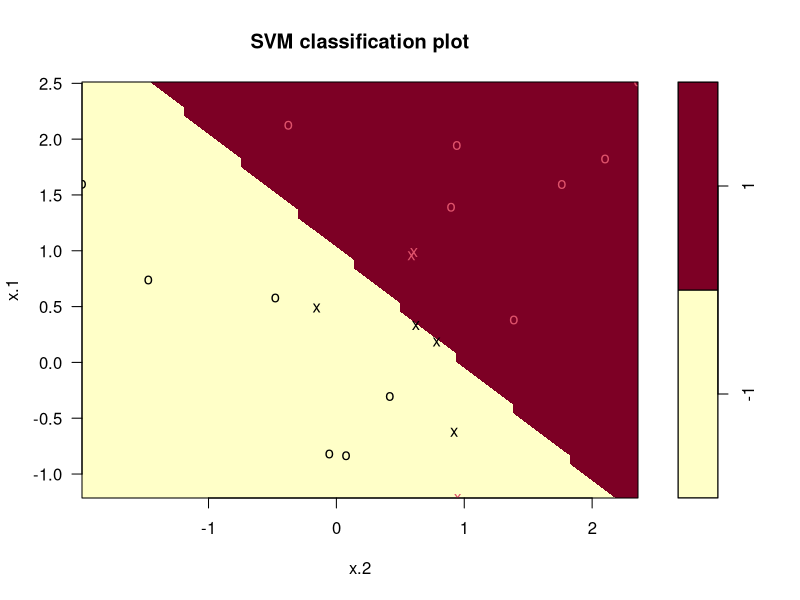
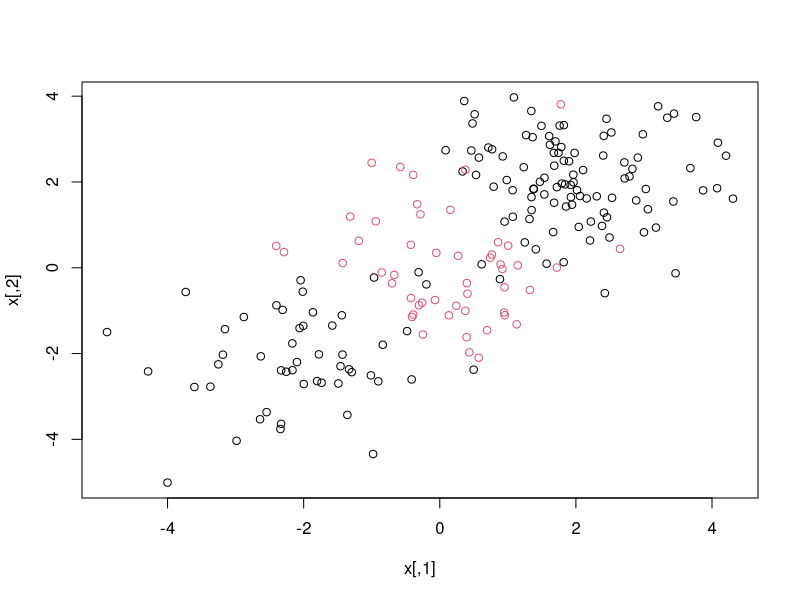
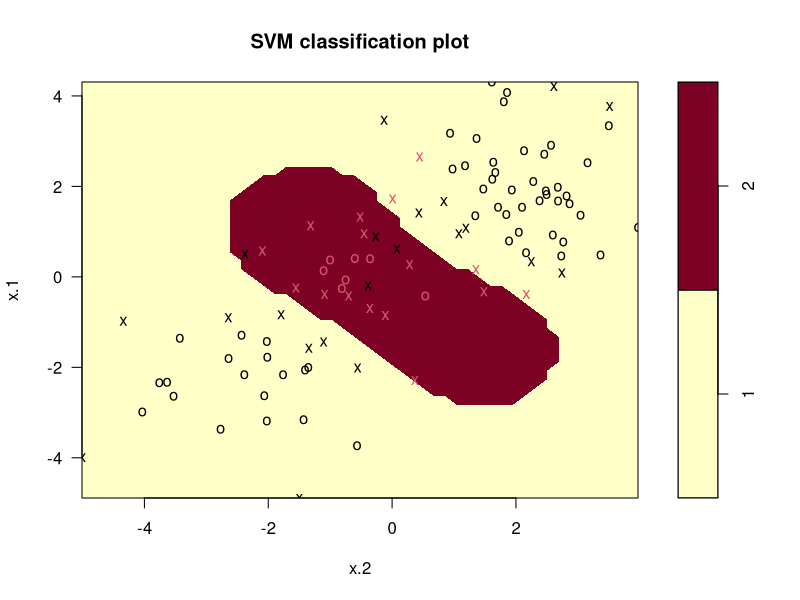

Generate these figures, in order, with R:
# Try support vector machine algorithm in R.
# methods() # checking possible methods of a generic function
# getAnywhere() # checking source code for a method


# simulate data
set.seed(1)
x = matrix(rnorm(20*2), ncol=2)
y = c(rep(-1, 10), rep(1, 10))

x[y==1, ] = x[y==1, ] + 1
# plot(x, col=(3-y))

dat = data.frame(x=x, y=as.factor(y))
library(e1071)
svmfit = svm(y~., data=dat, kernel='linear', cost=10, scale=FALSE)
plot(svmfit, dat)

# tuning parameter C
tune.out = tune(svm, y~., data=dat, kernel='linear',ranges=list(cost=c(0.1,1,5,10,100)))
print('tunning parameter')
print(tune.out)

bestmod = tune.out$best.model
print('best model summary')
print(summary(bestmod))

xtest = matrix(rnorm(20*2), ncol=2)
ytest = sample(c(-1,1), 20, rep=TRUE)

xtest[ytest==1,] = xtest[ytest==1,] + 1
testdat = data.frame(x=xtest, y=as.factor(ytest))

ypred = predict(bestmod, testdat)
print('prediction table')
print(table(predict=ypred, truth=testdat$y))

# with larger dataset
x = matrix(rnorm(200*2), ncol=2)
x[1:100, ] = x[1:100, ]+2
x[101:150, ] = x[101:150,] -2
y = c(rep(1,150),rep(2, 50))
dat = data.frame(x=x, y=as.factor(y))

plot(x, col=y) # the class of y is factor
train = sample(200, 100)
svmfit = svm(y~., data=dat[train, ], kernel='radial', gamma=1, cost=1)
plot(svmfit, dat[train,])

# incomplete
# ROC curve
# library(ROCR)
# rocplot = function(pred, truth, ...){
#    predob = prediction(pred, truth)
#    perf = performance(prodob, 'tpr', 'fpr')
#    plot(perf, ...)
# }
#
# svmfit.opt = svm(y~., data=dat[train,], kernel='radial', gamma=2, cost=1, decision.values=T)
# fitted = attributes(predict(svmfit.opt, dat[train,

